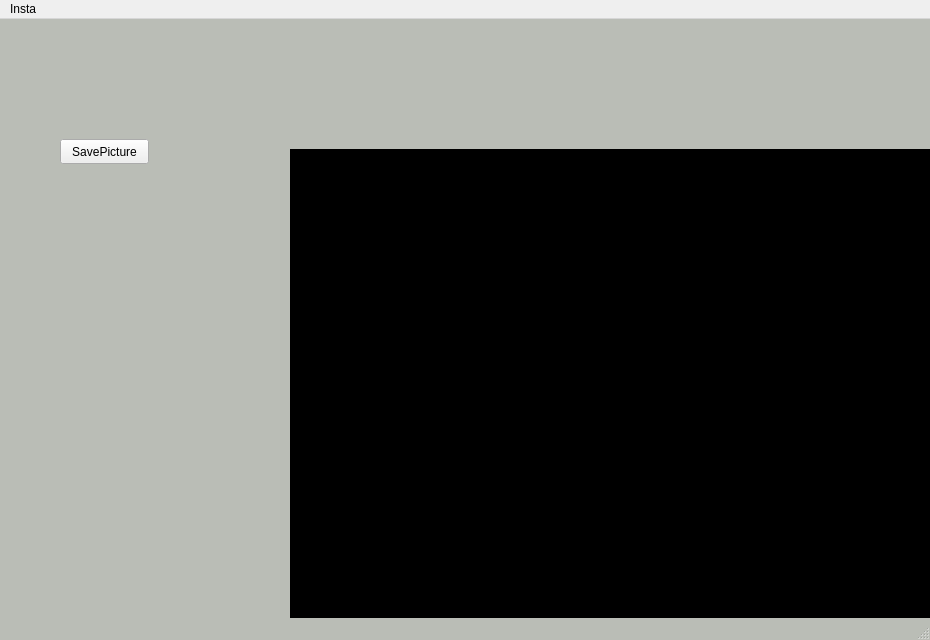
<?xml version="1.0" encoding="UTF-8"?>
<ui version="4.0">
 <class>MainWindow</class>
 <widget class="QMainWindow" name="MainWindow">
  <property name="geometry">
   <rect>
    <x>0</x>
    <y>0</y>
    <width>930</width>
    <height>640</height>
   </rect>
  </property>
  <property name="windowTitle">
   <string>MainWindow</string>
  </property>
  <property name="styleSheet">
   <string notr="true">QMainWindow{
		background-color: rgb(186, 189, 182);
}
QLabel{
		background-color: rgb(0, 0, 0);
}	</string>
  </property>
  <widget class="QWidget" name="centralwidget">
   <widget class="QLabel" name="label">
    <property name="geometry">
     <rect>
      <x>290</x>
      <y>130</y>
      <width>640</width>
      <height>480</height>
     </rect>
    </property>
    <property name="styleSheet">
     <string notr="true"/>
    </property>
    <property name="text">
     <string>TextLabel</string>
    </property>
   </widget>
   <widget class="QPushButton" name="pushButton">
    <property name="geometry">
     <rect>
      <x>60</x>
      <y>120</y>
      <width>89</width>
      <height>25</height>
     </rect>
    </property>
    <property name="text">
     <string>SavePicture</string>
    </property>
   </widget>
  </widget>
  <widget class="QMenuBar" name="menubar">
   <property name="geometry">
    <rect>
     <x>0</x>
     <y>0</y>
     <width>930</width>
     <height>28</height>
    </rect>
   </property>
   <widget class="QMenu" name="menumainwindow">
    <property name="title">
     <string>Insta</string>
    </property>
   </widget>
   <addaction name="menumainwindow"/>
  </widget>
  <widget class="QStatusBar" name="statusbar"/>
 </widget>
 <resources/>
 <connections/>
</ui>
